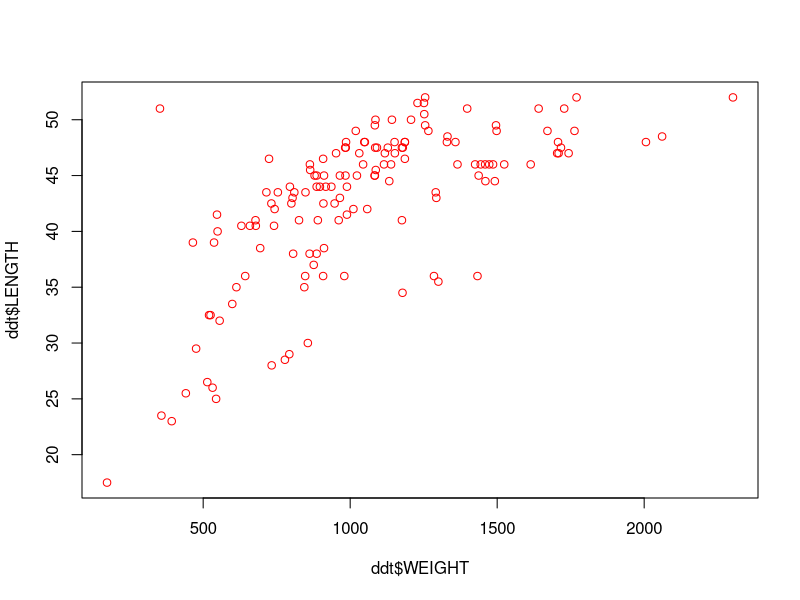
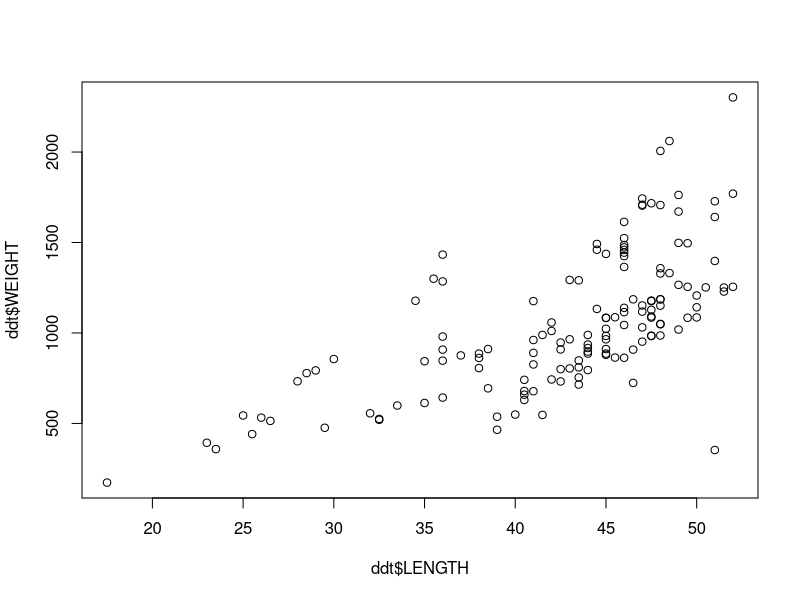
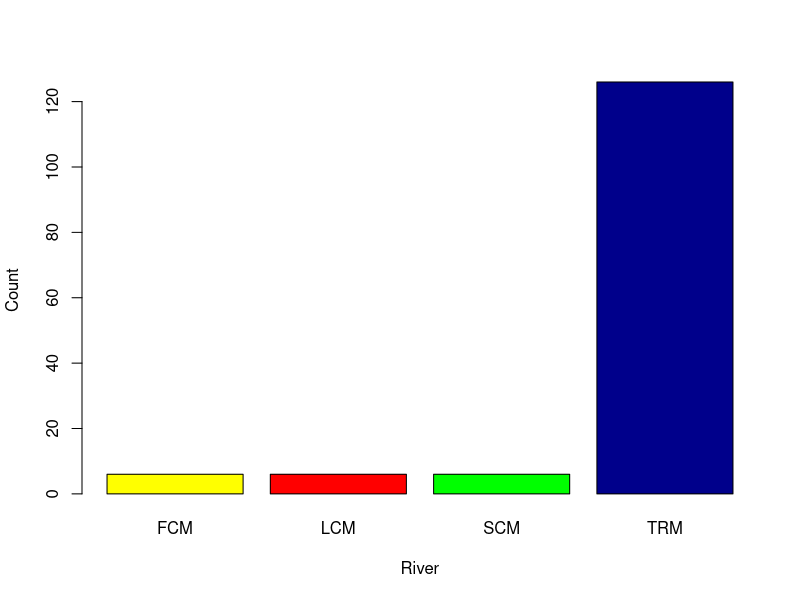
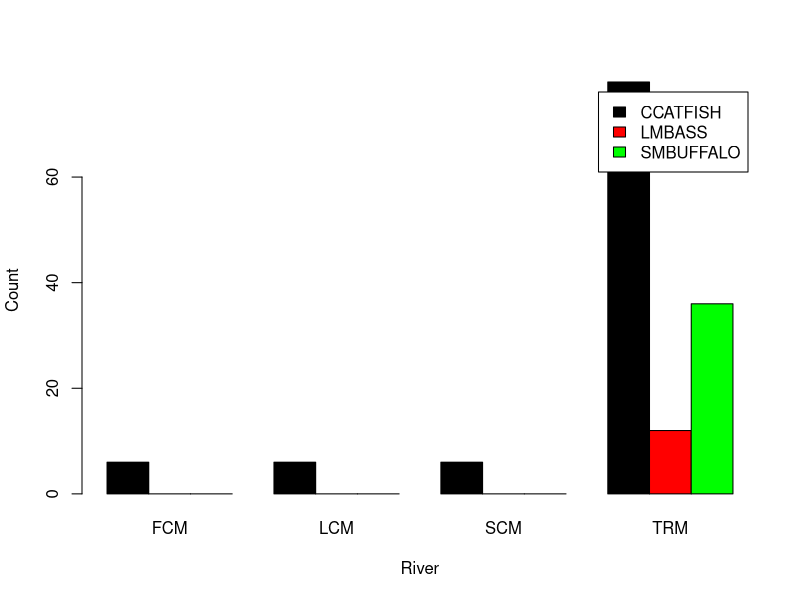
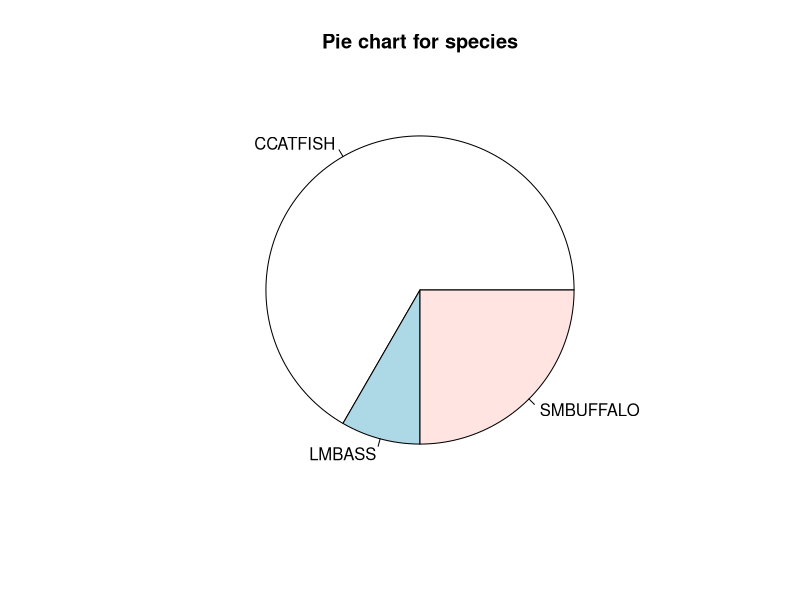
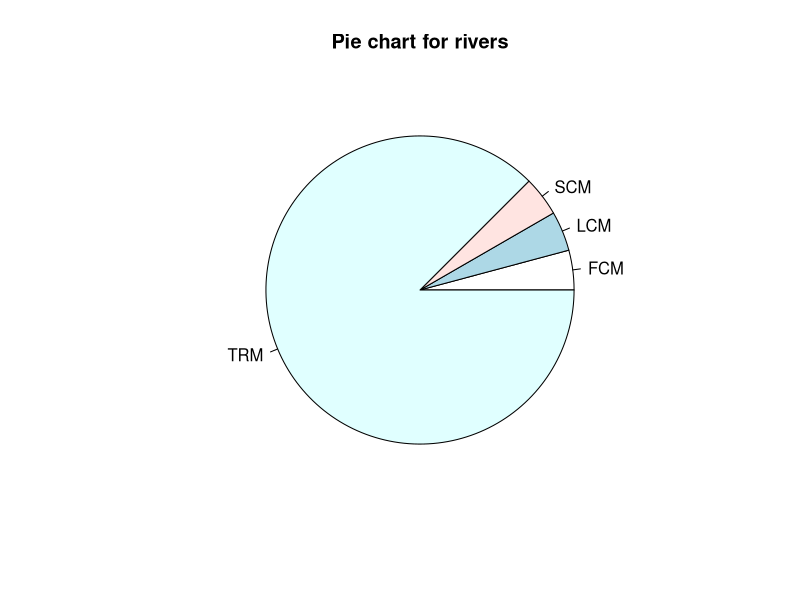
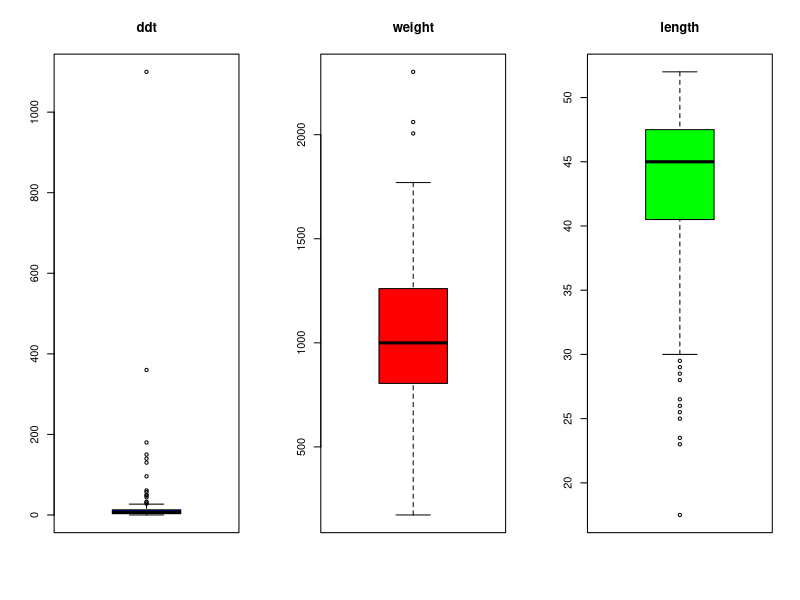
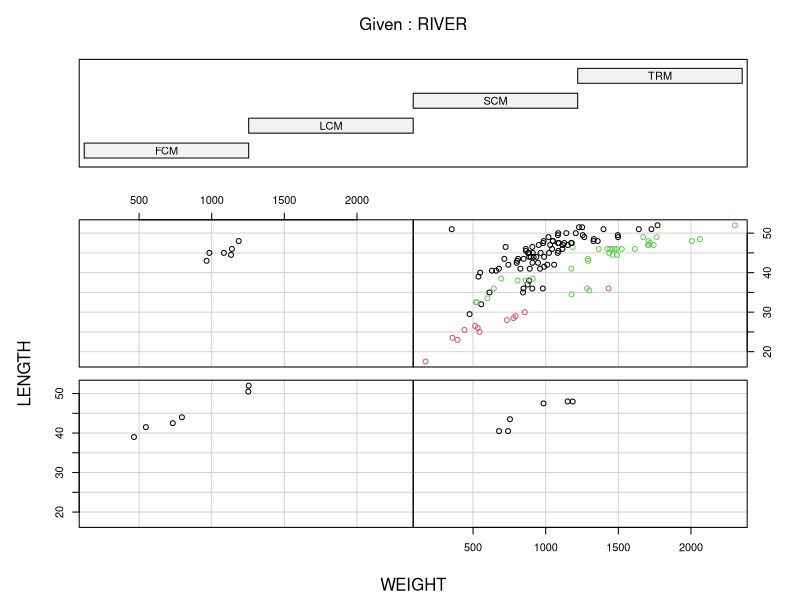

Generate these figures, in order, with R:
## ---- chunk 1
knitr::opts_chunk$set(echo = TRUE)
## ---- chunk 2
getwd()
## ---- chunk 3
ddt = read.csv('DDT.csv')
head(ddt)
## ---- chunk 4
col_names = colnames(ddt)

qual <- c()
quant <- c()

for (i in c(1:6)) {
  if ( class(ddt[1,i]) == 'factor') {
    qual <- append(qual, col_names[i])
  } else {
    quant <- append(quant, col_names[i])
  }
}

paste('The qualitative variabels in ddt are ', toString(qual))
paste('the quantitative variables in ddt are ', toString(quant))

n_species <- nlevels(ddt[,"SPECIES"])
paste('there are in total ', n_species, ' number of species')

#the first subset is to gather SPECIES == LMBASS with weight > 800 gr
subset_1 = ddt[ddt$SPECIES == "LMBASS" & ddt$WEIGHT > 800,]
subset_1

#the second subset is to gather RIVER == SCM with DDT > 4
subset_2 = ddt[ddt$RIVER == "SCM" & ddt$DDT > 4.0,]
subset_2
## ---- chunk 5
'Question 1'
mean_length = mean(ddt$LENGTH)
cat('The mean length of fish in ddt df is ', mean_length, '\n')

'Question 2'
sd_weight = sd(ddt$WEIGHT)
cat('The std dev of fish weight in ddt df is ', sd_weight, '\n')

'Question 3'
plot_check = plot(ddt$WEIGHT, ddt$LENGTH, col = 'red')
plot_check2 = plot(ddt$LENGTH, ddt$WEIGHT)
print('the graph yielded is not the same with the one provided. Hence, the answer is No. The graph provided is weight vs length not length vs weight')

'Question 4'
v = 1:20
cat('the answer to the question asked is ', v[20]/20)
## ---- chunk 6
library(dplyr)

table_river <- table(ddt$RIVER)
barplot(table_river, col = c("yellow", "red", "green", "dark blue"), xlab = "River", ylab = "Count")

table_fishcross <- table(ddt$SPECIES, ddt$RIVER)
barplot(table_fishcross, beside = T, col = c("black", "red", "green"), legend =  rownames(table_fishcross),
         xlab = "River", ylab = "Count")
## ---- chunk 7
fish_species <- table(ddt$SPECIES)
pie(fish_species, main = 'Pie chart for species')
pie(table_river, main = 'Pie chart for rivers')
## ---- chunk 8
layout(matrix(c(1,2,3),nr=1,nc=3))
boxplot(ddt$DDT, col = 'blue', main = 'ddt')
boxplot(ddt$WEIGHT, col = 'red', main = 'weight')
boxplot(ddt$LENGTH, col = 'green', main = 'length')
## ---- chunk 9
coplot(LENGTH ~ WEIGHT | RIVER, data = ddt, col = factor(ddt$SPECIES))
coplot(DDT ~ WEIGHT | SPECIES, data = ddt, col = factor(ddt$RIVER))
## ---- chunk 10
library(ggplot2)

g = ggplot(ddt, aes(x = SPECIES, y = WEIGHT )) + geom_boxplot(aes(fill = RIVER)) + ggtitle('Rahmat Ashari')
g

f = ggplot(ddt, aes(x = RIVER, y = LENGTH )) + geom_violin(aes(fill = SPECIES)) + ggtitle('Rahmat Ashari')
f

m = ggplot(ddt, aes(x = WEIGHT, y = LENGTH )) + geom_point(aes(color = SPECIES)) + ggtitle('Rahmat Ashari')
m
